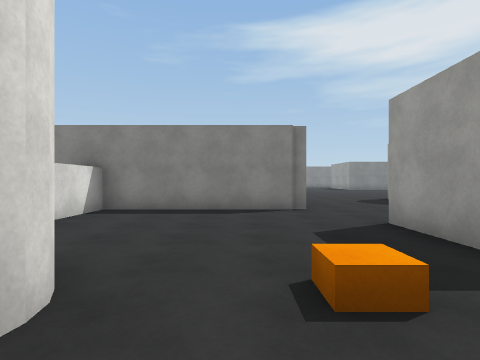
[1] (above)

21 first-person views from a walk through a 3-D level made in the Unity game engine. The camera is 1.4 m above the floor, looks level and sees 80° across. The floor is counted in squares, 2 m on a side. Each view is taken from the middle of a square. On the plan, view 1 faces up. The plan holds only what a view shows up to about 10 squares ahead; the rest is blank. The place goes on beyond the plan. The player is left out. Surface patterns are stand-ins for the level's own textures.

[2]
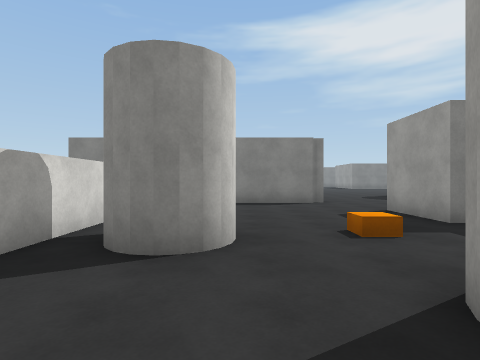

[3]
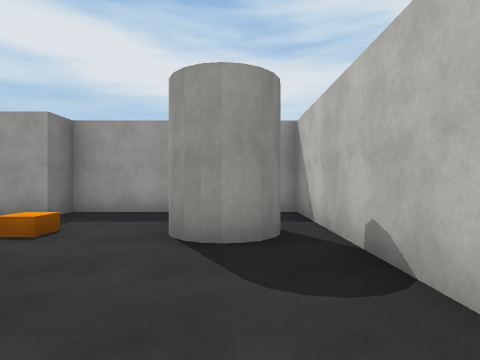

[4]
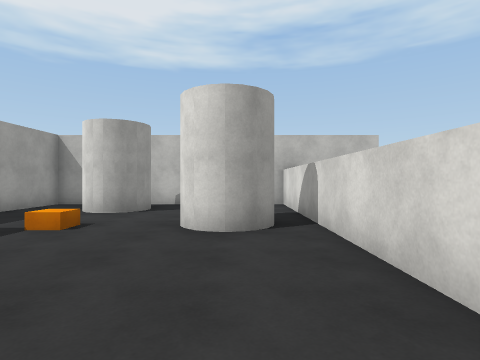

[5]
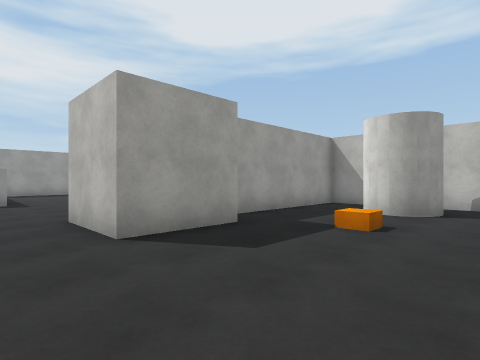

[6]
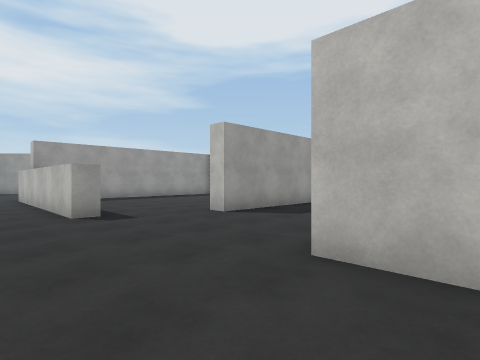

[7]
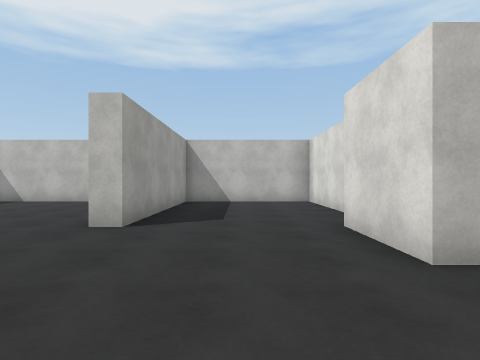

[8]
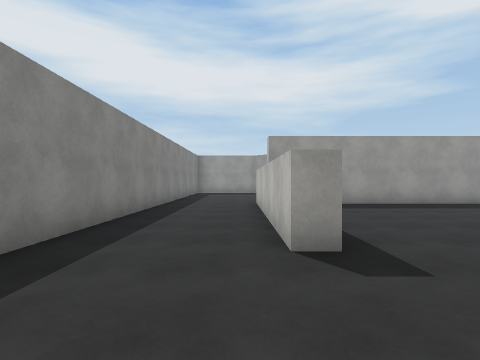

[9]
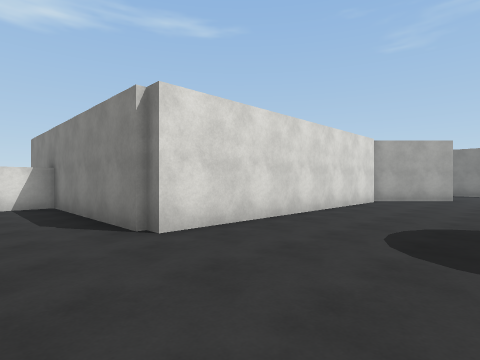

[10]
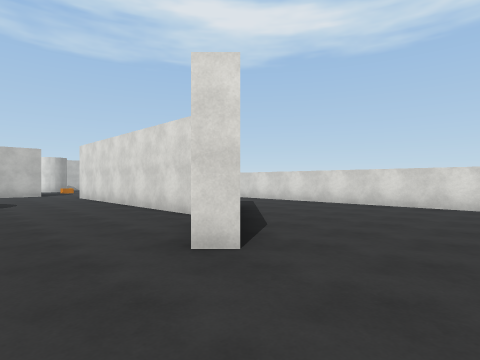

[11]
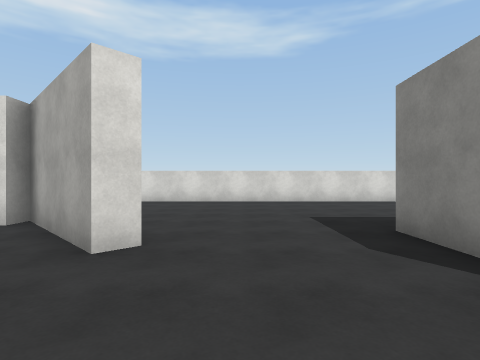

[12]
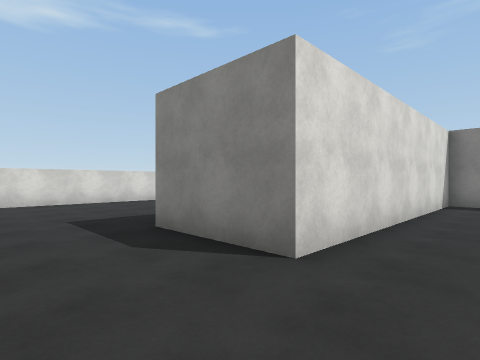

[13]
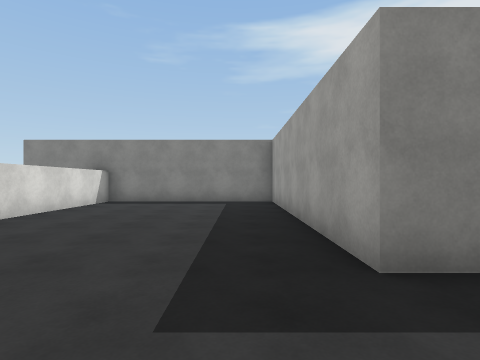

[14]
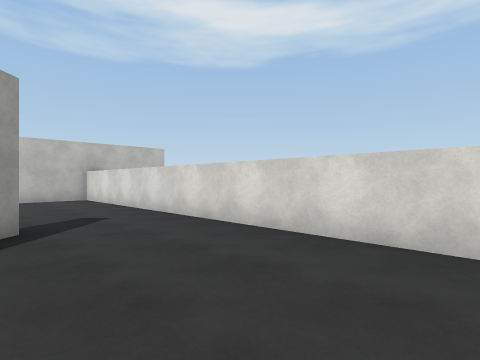

[15]
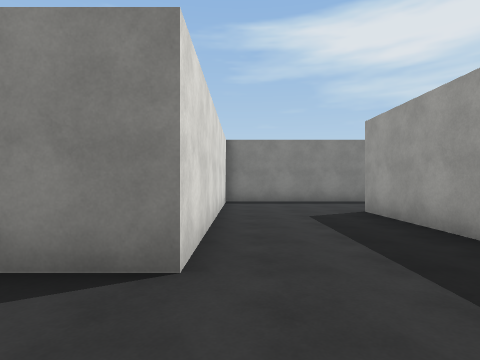

[16]
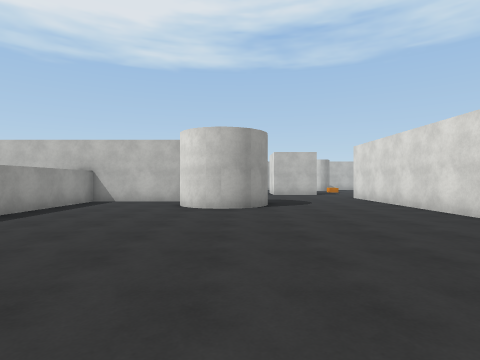

[17]
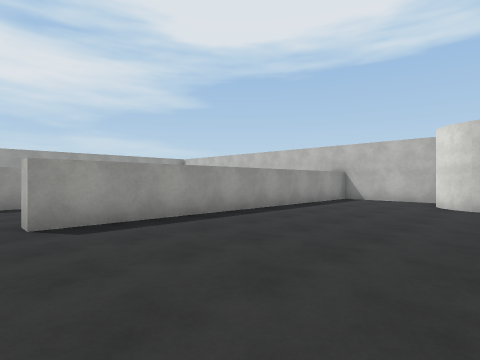

[18]
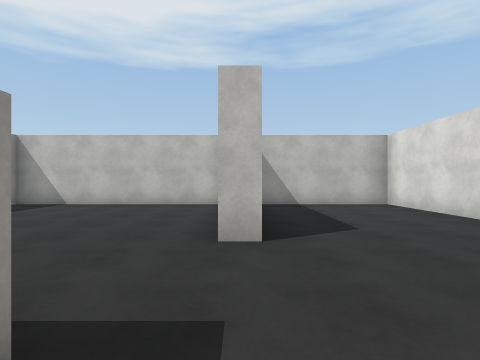

[19]
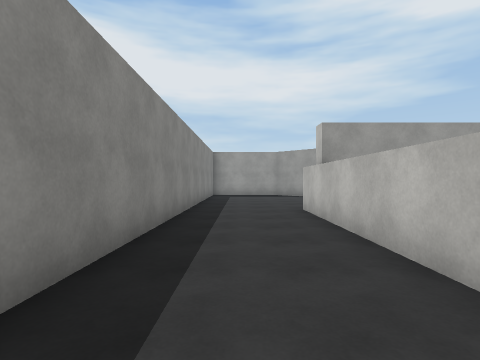

[20]
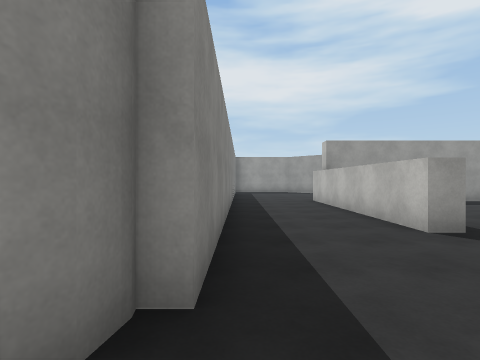

[21]
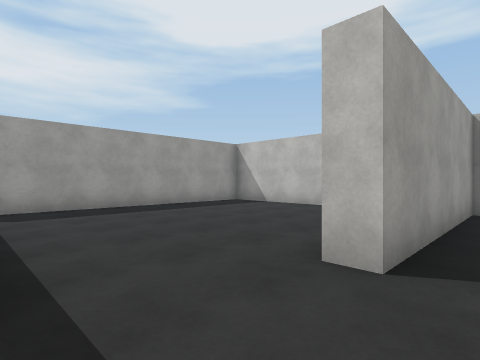

### Floor plan
Ten units are one square. View 1 is at (0, 0); x grows to the right and y downward. Boxes are objects, and circles mark ways between rooms. Rooms are numbered by the first view taken in them; rooms with no view inside come last. Other rooms are left out.
<svg viewBox="-38 -278 208 306">
<path fill="none" stroke="#000" d="M16 -68 -33 -68 -33 23 32 23 32 -26 24 -26 24 -46 34 -46M16 -144 16 -68M29 -170 33 -166 11 -144M59 -110 64 -110M55 -107 61 -110M62 -111 73 -109 77 -101M66 -111 74 -107M52 -101 54 -105 57 -108M70 -110 75 -105M65 -85 60 -86M79 -87 107 -87 107 -183 112 -183M78 -212 78 -244M34 -46 46 -46 46 -26M88 -50 88 -55 149 -55M37 -10 37 23 78 23 78 -27 82 -27M165 -82 65 -82M91 -273 46 -273 46 -202 21 -202 21 -273 -33 -273 -33 -73 -14 -73M86 23 144 23 144 -44"/>
<circle cx="20" cy="-53" r="3" fill="#2a7"/>
<circle cx="90" cy="-35" r="3" fill="#2a7"/>
<text x="0" y="-20">1</text>
<text x="40" y="-140">2</text>
<text x="120" y="-10">3</text>
</svg>
Room 1 opens to room 2. Room 2 opens to room 3.

Where each view was taken, in squares from view 1:
view 1: 0 up, 0 right, facing up
view 2: 2 down, 1 left, facing up
view 3: 1 down, 3 left, facing right
view 4: 6 up, 2 left, facing down
view 5: 6 up, 1 left, facing down-right
view 6: 7 up, 3 right, facing down-right
view 7: 7 up, 6 right, facing down
view 8: 6 up, 6 right, facing right
view 9: 5 up, 5 right, facing up-left
view 10: 19 up, 5 right, facing down-left
view 11: 18 up, 6 right, facing left
view 12: 18 up, 6 right, facing up-left
view 13: 18 up, 1 right, facing up
view 14: 18 up, 0 right, facing down-left
view 15: 18 up, 5 right, facing up
view 16: 18 up, 6 right, facing down
view 17: 19 up, 6 right, facing down-right
view 18: 6 up, 8 right, facing down
view 19: 7 up, 8 right, facing right
view 20: 8 up, 5 right, facing right
view 21: 5 up, 7 right, facing down-right
